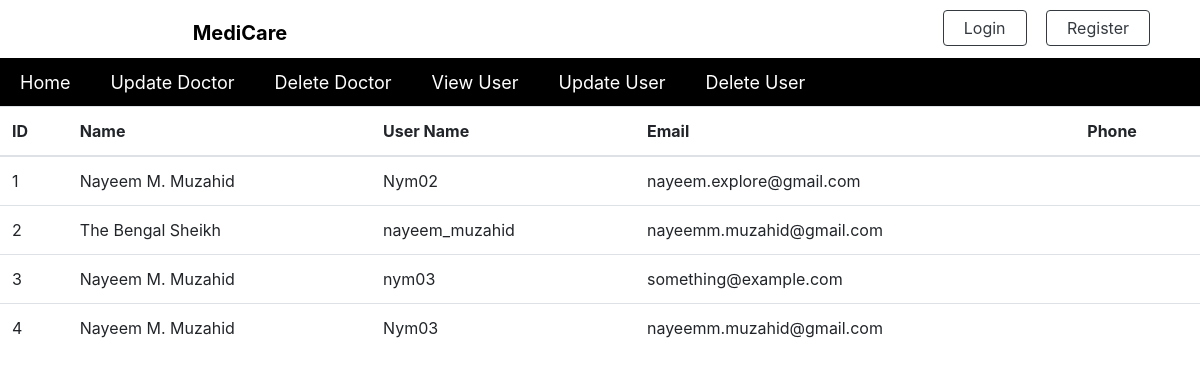
/viewUser.php, run on an earlier commit of the app's database.
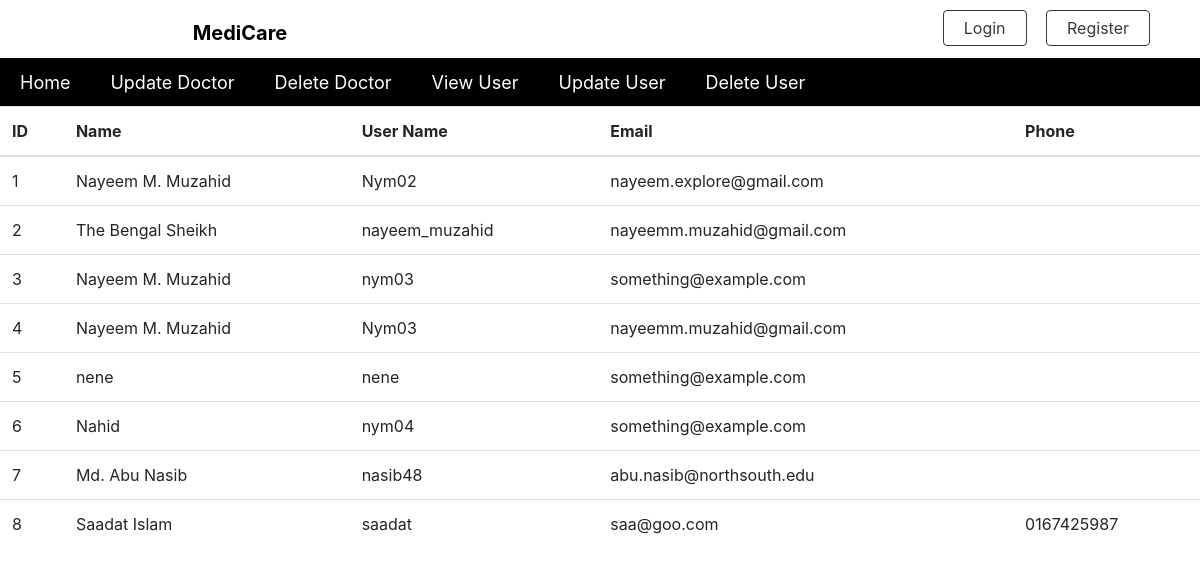
And on a later commit of the database.
### tables this page shows
CREATE TABLE `users` (
  `userID` int(255) NOT NULL,
  `userFullName` varchar(255) NOT NULL,
  `userName` varchar(255) NOT NULL,
  `userEmail` varchar(255) NOT NULL,
  `userPassword` varchar(255) NOT NULL,
  `userPhone` varchar(255) NOT NULL,
  `userImg` varchar(255) NOT NULL
);

### viewUser.php (the view, shortened to what this page needs)
<?php
include 'includes/dbh.inc.php';
$query = "SELECT * FROM users";
$result = mysqli_query($conn, $query);
?>
<!DOCTYPE html>
<html lang="en">
<head>
    <link rel="stylesheet" href="css/all.min.css" />
    <link rel="stylesheet" href="css/bootstrap.min.css" />
    <link rel="stylesheet" href="css/owl.carousel.css" />
    <link rel="stylesheet" href="css/owl.theme.default.min.css" />
    <link rel="stylesheet" href="css/index.css" />
    <link rel="stylesheet" href="css/index1Res.css" />
</head>
<body>
<header class="header-area">
    <div class="logo-bar">
      <div class="logo"><a href="index1.html">MediCare</a></div>
      <div class="signin text-right">
        <?php
        if (isset($_SESSION['username'])) {
          echo '<a href="includes/logout.inc.php" class="btn btn-outline-dark"> Logout</a>';
        } else {
          echo ' <a href="login.php" class="btn btn-outline-dark "> Login</a>
              <a href="signup.php" class="btn btn-outline-dark"> Register</a>';
        }
        ?>
      </div>
    </div>
    <header class="header-area">
        <?php include 'includes/adminMenu.inc.php'; ?>
    </header>
    <div class="table-responsive-sm table-responsive-md table-responsive-lg">
        <table class="table tableInfo">
            <thead>
                <tr>
                    <th scope="col">ID</th>
                    <th scope="col">Name</th>
                    <th scope="col">User Name</th>
                    <th scope="col">Email</th>
                    <th scope="col">Phone</th>
                </tr>
            </thead>
            <tbody>
                <?php while ($row = mysqli_fetch_assoc($result)) { ?>
                <tr>
                    <td><?php echo $row['userID'] ?></td>
                    <td><?php echo $row['userFullName'] ?></td>
                    <td><?php echo $row['userName'] ?></td>
                    <td><?php echo $row['userEmail'] ?></td>
                    <td><?php echo $row['userPhone'] ?></td>
                </tr>
                <?php } ?>
            </tbody>
        </table>
    </div>
</body>
</html>

What changed in the data, as far as the page shows it:
added users: userID "5", userFullName "nene", userName "nene", userEmail "something@example.com"
added users: userID "6", userFullName "Nahid", userName "nym04", userEmail "something@example.com"
added users: userID "7", userFullName "Md. Abu Nasib", userName "nasib48", userEmail "abu.nasib@northsouth.edu"
added users: userID "8", userFullName "Saadat Islam", userName "saadat", userEmail "saa@goo.com", userPhone "0167425987"
